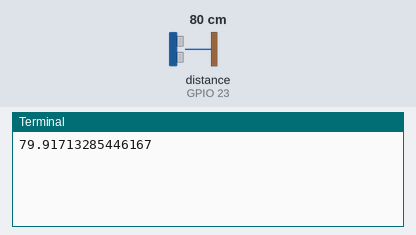
Simulated run of this program. Board: Raspberry Pi (BCM pin numbers). On the bench: the last lines printed to the terminal. The test bench sets the inputs (shaded band); at power-on: distance to the obstacle (sensor on GPIO 23) 80 cm. The echo pulse lasts 58.3 µs per cm; the clock reads 2024-03-15 10:24:30 at power-on unless the program sets it.

Above: at 1.2 s.
1.3 s: distance to the obstacle (sensor on GPIO 23) set to 2 cm
At 2.6 s:
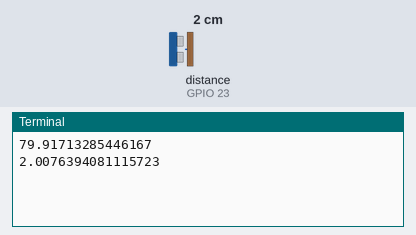
2.8 s: distance to the obstacle (sensor on GPIO 23) set to 4 cm
At 3.5 s:
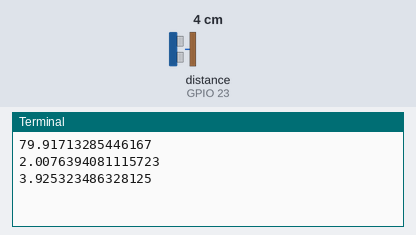
Timing chart, 0 to 5.8 s (numbered marks = the images above; inputs shaded):
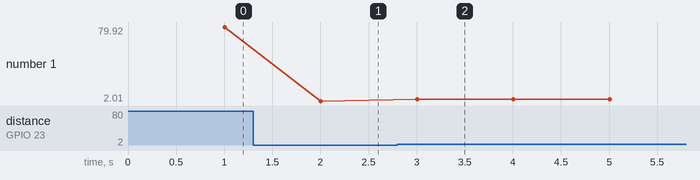

Measured:
- after the input at 1.3 s, the terminal: prints a new line after 0.70 s (image 1)
- after the input at 2.8 s, the terminal: prints a new line after 0.20 s (image 2)
- plotted number 1: 79.92 → 2.01 after the input at 1.3 s, 2.01 → 3.93 after the input at 2.8 s

The program:

ultrasonic.py
```python
import time
import RPi.GPIO as GPIO

#sensor GPIO pins
# def setPins():
#     GPIO.setmode(GPIO.BCM)
#     GPIO_TRIGGER = 15
#     GPIO_ECHO = 24
#     GPIO.setup(GPIO_TRIGGER, GPIO.OUT)
#     GPIO.setup(GPIO_ECHO, GPIO.IN)
GPIO_TRIGGER = 17
GPIO_ECHO = 23
def setPins():
    #set pins
    GPIO.setmode(GPIO.BCM)

    GPIO.setup(GPIO_TRIGGER, GPIO.OUT)
    GPIO.setup(GPIO_ECHO, GPIO.IN)

    # # Set trigger to HIGH
    GPIO.output(GPIO_TRIGGER, True)

    # # Set trigger after 0.01ms to LOW
    time.sleep(0.00001)
    GPIO.output(GPIO_TRIGGER, False)

def distance():

    GPIO.setmode(GPIO.BCM)

    GPIO.setup(GPIO_TRIGGER, GPIO.OUT)
    GPIO.setup(GPIO_ECHO, GPIO.IN)

    # # Set trigger to HIGH
    GPIO.output(GPIO_TRIGGER, True)

    # # Set trigger after 0.01ms to LOW
    time.sleep(0.00001)
    GPIO.output(GPIO_TRIGGER, False)


    start_time = time.time()
    stop_time = time.time()
    # Save start time
    while GPIO.input(GPIO_ECHO) == 0:
        # print("yo")
        start_time = time.time()

    # Save time of arrival
    while GPIO.input(GPIO_ECHO) == 1:
        stop_time = time.time()

    # Time difference between start and arrival
    time_elapsed = stop_time - start_time

    # Multiply with the sonic speed (34300 cm/s)
    # and divide by 2, because there and back
    distance = (time_elapsed * 34300) / 2

    return distance
# distance()

if  __name__ == "__main__":
    start = time.time()
    # setPins()
    while True:
        end = time.time()
        if (end - start > 1.0):
            print(f"{distance()}")
            start = end
```
